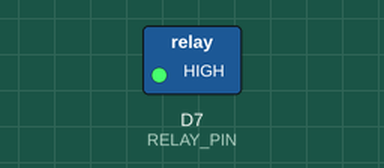
Recording of a sketch running on a simulated ESP8266 (NodeMCU). Shown: switched loads named in the sketch (green lamp = pin HIGH).

Above: at 1.5 s.
At 4.5 s:
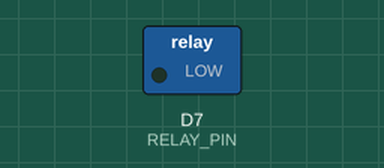
Timing chart, 0 to 7.8 s (numbered marks = the images above):
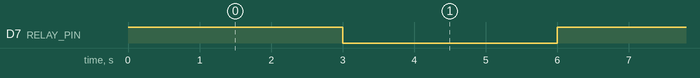

The sketch:

Relay_Led.ino
```cpp
/* Relay */

#if defined(ESP8266)
    #define RELAY_PIN D7
#elif defined(ESP32)
    #define RELAY_PIN 13
#endif

// Setup to run only once
void setup()
{
    initRelay();
}

// Loop to run repeatedly
void loop()
{
    onRelay();
    delay(3000);

    offRelay();
    delay(3000);
}

/* Relay */

void initRelay()
{
    pinMode(RELAY_PIN, OUTPUT);
}

void onRelay()
{
    digitalWrite(RELAY_PIN, HIGH);
}

void offRelay()
{
    digitalWrite(RELAY_PIN, LOW);
}
```

Measured:
- by itself, D7 (RELAY_PIN): alternates HIGH for 3.0 s and LOW for 3.0 s
